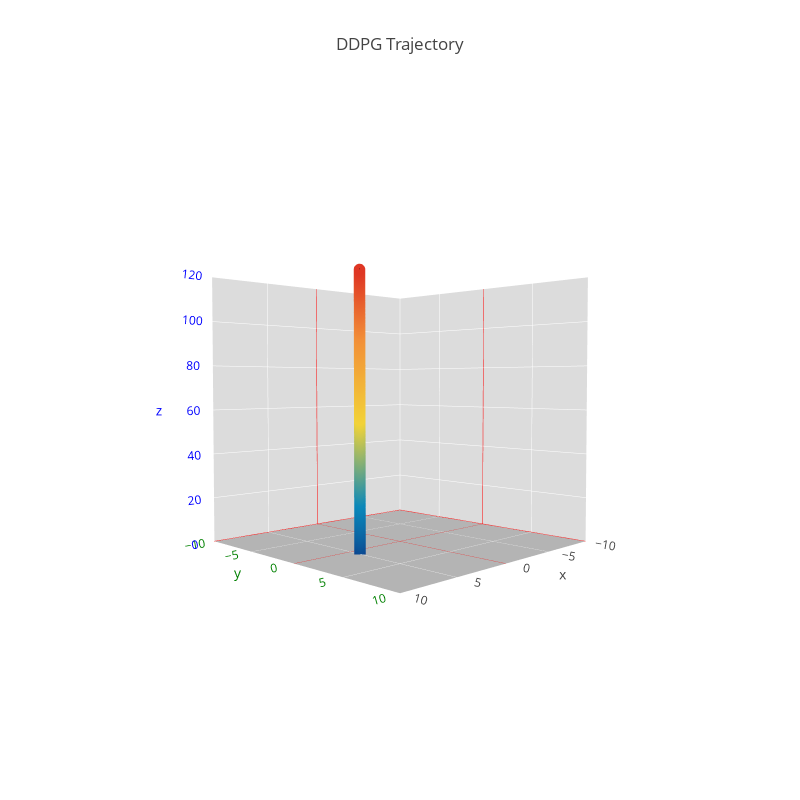

The notebook cell saved with this chart:
### Markdown cell above
<a href="imgs/DDPG_VTakeoff_History_0.png" target="_blank"><img src="imgs/DDPG_VTakeoff_History_0.png" alt="DDPG 3D Trajectory" title="DDPG 3D Trajectory"></a>

### Code cell
visuals.plot_trajectory_3d('DDPG_VTakeoff_History_0.csv', 'DDPG Trajectory', filename='DDPG Trajectory',
                           width=800, height=800, axis_ranges=([-10,10], [-10,10], [0,120]))

### Figure 1 — Plotly figure (JSON) as saved in the notebook; plotly's stock layout.template omitted (floating-point values rounded to 4 significant figures; data arrays with more than 128 entries replaced by an {"elided": "..."} marker saying what was removed)
{"data": [{"line": {"color": "#000000", "width": 1}, "marker": {"color": {"elided": "252 float values"}, "colorscale": "Portland", "size": 4}, "type": "scatter3d", "uid": "c05a02a2-6dce-4213-a3f0-479e40d3950d", "x": {"elided": "252 int values"}, "y": {"elided": "252 int values"}, "z": {"elided": "252 float values"}}], "layout": {"autosize": false, "height": 800, "scene": {"camera": {"center": {"x": 0, "y": 0, "z": 0}, "eye": {"x": 2, "y": 2, "z": 0.1}, "up": {"x": 0, "y": 0, "z": 1}}, "xaxis": {"backgroundcolor": "rgb(220, 220, 220)", "gridcolor": "rgb(255, 255, 255)", "range": [-10, 10], "showbackground": true, "zerolinecolor": "rgb(255, 0, 0)"}, "yaxis": {"backgroundcolor": "rgb(220, 220, 220)", "color": "green", "gridcolor": "rgb(255, 255, 255)", "range": [-10, 10], "showbackground": true, "zerolinecolor": "rgb(255, 0, 0)"}, "zaxis": {"backgroundcolor": "rgb(180, 180, 180)", "color": "blue", "gridcolor": "rgb(255, 255, 255)", "range": [0, 120], "showbackground": true, "zerolinecolor": "rgb(255, 0, 0)"}}, "title": {"text": "DDPG Trajectory"}, "width": 800}}
